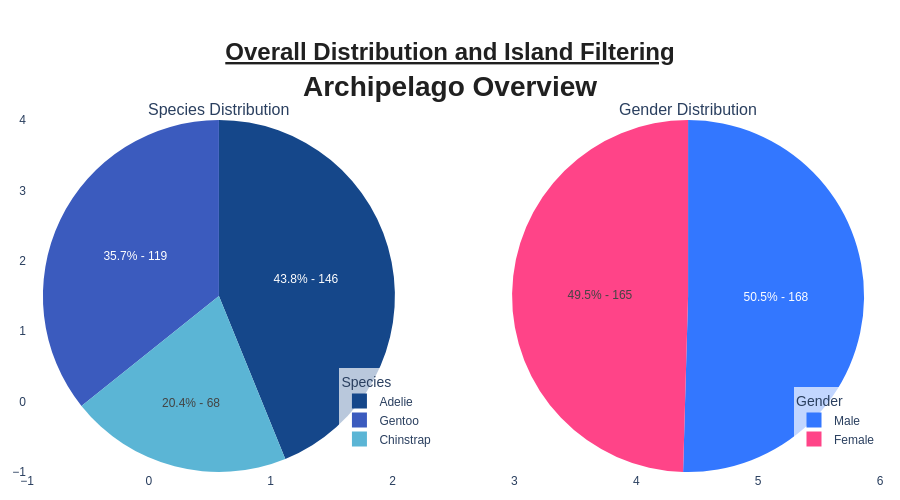

Notebook code cell kept with this figure:
### Code cell
# ── OVERALL COMPOSITIONAL OVERVIEW ─────────────────────────
import plotly.graph_objects as go
from plotly.subplots import make_subplots

# Retrieve counts; filtering out N/A genders to match your clean image percentages
sp_counts = df['species'].value_counts()
sex_counts = df['sex'].dropna().value_counts()

fig = make_subplots(rows=1, cols=2, specs=[[{'type':'domain'}, {'type':'domain'}]], 
                    subplot_titles=['Species Distribution', 'Gender Distribution'])

# 1. Left Pie: Species
sp_colors = [SPECIES_COLORS.get(sp, '#000') for sp in sp_counts.index]
fig.add_trace(go.Pie(
    labels=sp_counts.index, 
    values=sp_counts.values,
    name="Species",
    marker=dict(colors=sp_colors),
    textinfo='percent+value', 
    texttemplate="%{percent:.1%} - %{value}",
    hoverinfo='label+percent',
    textposition='inside',
    showlegend=False # Disable default merged legend
), 1, 1)

# 2. Right Pie: Gender
gender_colors = {'Female': '#FF4488', 'Male': '#3377FF'}
g_colors = [gender_colors.get(g, '#cccccc') for g in sex_counts.index]
fig.add_trace(go.Pie(
    labels=sex_counts.index, 
    values=sex_counts.values,
    name="Gender",
    marker=dict(colors=g_colors),
    textinfo='percent+value',
    texttemplate="%{percent:.1%} - %{value}",
    hoverinfo='label+percent',
    textposition='inside',
    showlegend=False # Disable default merged legend
), 1, 2)


# --- Build Independent Custom Legends ---

# Custom Legend 1 (Species) mapped to layout 'legend'
for sp, color in zip(sp_counts.index, sp_colors):
    fig.add_trace(go.Scatter(
        x=[None], y=[None], mode='markers',
        marker=dict(color=color, size=15, symbol='square'),
        name=sp, legend='legend'
    ))

# Custom Legend 2 (Gender) mapped to layout 'legend2'
for g, color in zip(sex_counts.index, g_colors):
    fig.add_trace(go.Scatter(
        x=[None], y=[None], mode='markers',
        marker=dict(color=color, size=15, symbol='square'),
        name=g, legend='legend2'
    ))


# --- Place the Split Legends Independently ---
fig.update_layout(
    **LAYOUT_DEFAULTS,
    title=dict(
        text='<span style="font-size:24px; text-decoration: underline;"><b>Overall Distribution and Island Filtering</b></span><br><br><span style="font-size:28px;"><b>Archipelago Overview</b></span>',
        x=0.5, xanchor='center'
    ),
    height=500,
    margin=dict(t=120, b=20, l=20, r=20),
    
    # Position Species legend anchored to the bottom right of the LEFT quadrant
    legend=dict(
        title="Species",
        orientation="v", 
        yanchor="bottom", y=0.05, 
        xanchor="right", x=0.48,
        bgcolor='rgba(255,255,255,0.7)'
    ),
    
    # Position Gender legend anchored to the bottom right of the RIGHT quadrant
    legend2=dict(
        title="Gender",
        orientation="v", 
        yanchor="bottom", y=0.05, 
        xanchor="right", x=1.0,
        bgcolor='rgba(255,255,255,0.7)'
    )
)

fig.show()

### Figure 1 — Plotly figure (JSON) as saved in the notebook; plotly's stock layout.template omitted (floating-point values rounded to 4 significant figures)
{"data": [{"domain": {"x": [0, 0.45], "y": [0, 1]}, "hoverinfo": "label+percent", "labels": ["Adelie", "Gentoo", "Chinstrap"], "marker": {"colors": ["#15478A", "#3B5BBE", "#5BB5D5"]}, "name": "Species", "showlegend": false, "textinfo": "percent+value", "textposition": "inside", "texttemplate": "%{percent:.1%} - %{value}", "type": "pie", "values": [146, 119, 68]}, {"domain": {"x": [0.55, 1], "y": [0, 1]}, "hoverinfo": "label+percent", "labels": ["Male", "Female"], "marker": {"colors": ["#3377FF", "#FF4488"]}, "name": "Gender", "showlegend": false, "textinfo": "percent+value", "textposition": "inside", "texttemplate": "%{percent:.1%} - %{value}", "type": "pie", "values": [168, 165]}, {"legend": "legend", "marker": {"color": "#15478A", "size": 15, "symbol": "square"}, "mode": "markers", "name": "Adelie", "type": "scatter", "x": [null], "y": [null]}, {"legend": "legend", "marker": {"color": "#3B5BBE", "size": 15, "symbol": "square"}, "mode": "markers", "name": "Gentoo", "type": "scatter", "x": [null], "y": [null]}, {"legend": "legend", "marker": {"color": "#5BB5D5", "size": 15, "symbol": "square"}, "mode": "markers", "name": "Chinstrap", "type": "scatter", "x": [null], "y": [null]}, {"legend": "legend2", "marker": {"color": "#3377FF", "size": 15, "symbol": "square"}, "mode": "markers", "name": "Male", "type": "scatter", "x": [null], "y": [null]}, {"legend": "legend2", "marker": {"color": "#FF4488", "size": 15, "symbol": "square"}, "mode": "markers", "name": "Female", "type": "scatter", "x": [null], "y": [null]}], "layout": {"annotations": [{"font": {"size": 16}, "showarrow": false, "text": "Species Distribution", "x": 0.225, "xanchor": "center", "xref": "paper", "y": 1, "yanchor": "bottom", "yref": "paper"}, {"font": {"size": 16}, "showarrow": false, "text": "Gender Distribution", "x": 0.775, "xanchor": "center", "xref": "paper", "y": 1, "yanchor": "bottom", "yref": "paper"}], "font": {"family": "Arial"}, "height": 500, "legend": {"bgcolor": "rgba(255,255,255,0.7)", "orientation": "v", "title": {"text": "Species"}, "x": 0.48, "xanchor": "right", "y": 0.05, "yanchor": "bottom"}, "legend2": {"bgcolor": "rgba(255,255,255,0.7)", "orientation": "v", "title": {"text": "Gender"}, "x": 1, "xanchor": "right", "y": 0.05, "yanchor": "bottom"}, "margin": {"b": 20, "l": 20, "r": 20, "t": 120}, "plot_bgcolor": "rgba(0,0,0,0)", "title": {"font": {"color": "#202020", "size": 14}, "text": "<span style=\"font-size:24px; text-decoration: underline;\"><b>Overall Distribution and Island Filtering</b></span><br><br><span style=\"font-size:28px;\"><b>Archipelago Overview</b></span>", "x": 0.5, "xanchor": "center"}}}
